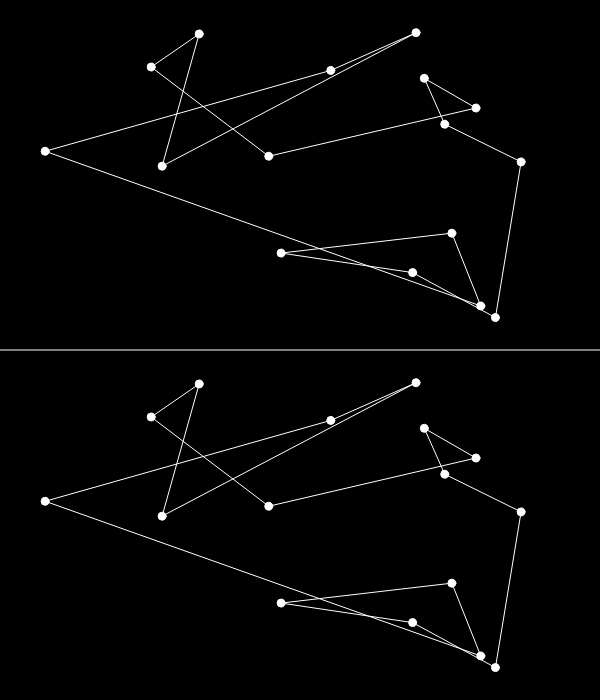
Frame 1 (no input)
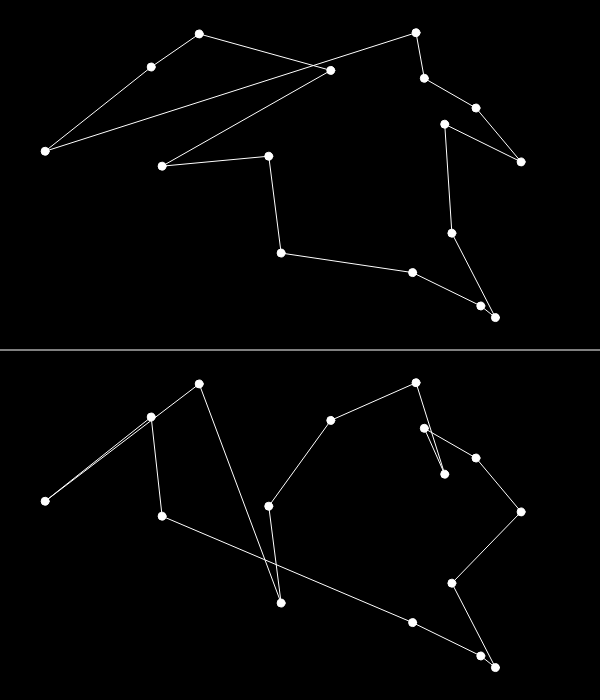
Frame 60 (no input)
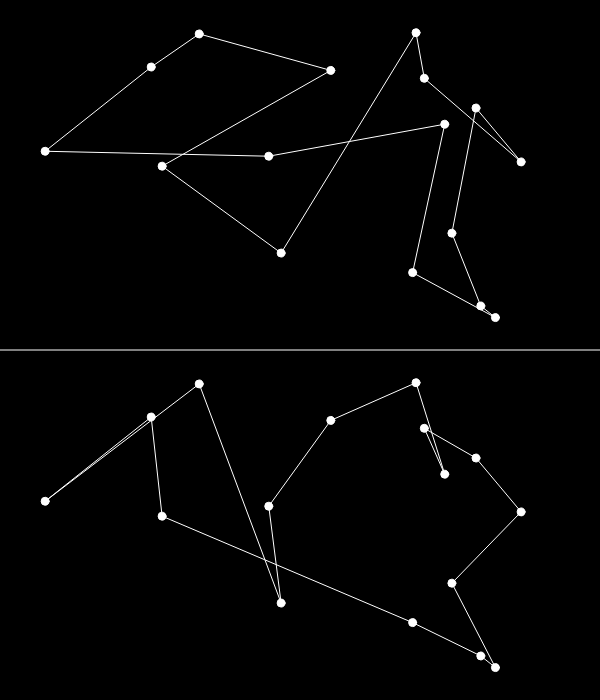
Frame 120 (the mouse pressed at the canvas centre since frame 60)

The p5.js sketch that drew these frames (run headless with seeded random() and noise() and a simulated clock; from frame 60 on, the mouse is pressed at the canvas centre):

// p5.js sketch
// ── sketch.js
// Daniel Shiffman
// Nature of Code: Intelligence and Learning
// https://github.com/shiffman/NOC-S17-2-Intelligence-Learning

// Evolve Traveling Salesperson

// Cities
var cities = [];
var totalCities = 16;

// Best path overall
var recordDistance;
var bestEver;

// Population of possible orders
var population = [];
var popTotal = 600;
var sliderTC;
var outN;
var outs;

function setup() {
  createCanvas(600, 700);

  createNewCities(totalCities);


  sliderTC = createSlider(4, 50, totalCities);
  sliderTC.position(620, 140);

  outN = createElement('h2', '');
  outN.position(620, 90);
  outN.style('font-size: 24px; color: white');
  outs="N= "+totalCities;
  outN.html(outs);

}

function draw() {
  if (sliderTC.value() != totalCities){
    totalCities = sliderTC.value();
    createNewCities(totalCities);
  }

  background(0);

  // Each round let's find the best and worst
  var minDist = Infinity;
  var maxDist = 0;

  // Search for the best this round and overall
  var bestNow;
  for (var i = 0; i < population.length; i++) {
    var d = population[i].calcDistance();

    // Is this the best ever?
    if (d < recordDistance) {
      recordDistance = d;
      bestEver = population[i];
    }

    // Is this the best this round?
    if (d < minDist) {
      minDist = d;
      bestNow = population[i];
    }

    // Is this the worst?
    if (d > maxDist) {
      maxDist = d;
    }
  }

  // Show the best this round
  bestNow.show();
  translate(0, height / 2);
  line(0, 0, width, 0);
  // Show the best ever!
  bestEver.show();

  // Map all the fitness values between 0 and 1
  var sum = 0;
  for (var i = 0; i < population.length; i++) {
    sum += population[i].mapFitness(minDist, maxDist);
  }

  // Normalize them to a probability between 0 and 1
  for (var i = 0; i < population.length; i++) {
    population[i].normalizeFitness(sum);
  }

  // Selection

  // A new population
  var newPop = [];

  // Sam population size
  for (var i = 0; i < population.length; i++) {

    // Pick two
    var a = pickOne(population);
    var b = pickOne(population);

    // Crossover!
    var order = a.crossover(b);
    newPop[i] = new DNA(totalCities, order);
  }

  // New population!
  population = newPop;

  outs="N= "+totalCities;
    outN.html(outs);
}

// This is a new algorithm to select based on fitness probability!
// It only works if all the fitness values are normalized and add up to 1
function pickOne() {
  // Start at 0
  var index = 0;

  // Pick a random number between 0 and 1
  var r = random(1);

  // Keep subtracting probabilities until you get less than zero
  // Higher probabilities will be more likely to be fixed since they will
  // subtract a larger number towards zero
  while (r > 0) {
    r -= population[index].fitness;
    // And move on to the next
    index += 1;
  }

  // Go back one
  index -= 1;

  return population[index];
}

function createNewCities(totalCities) {

  recordDistance = Infinity;
  // Make random cities
  for (var i = 0; i < totalCities; i++) {
    var v = createVector(random(10, width - 10), random(10, height / 2 - 10));
    cities[i] = v;
  }

  // Create population
  for (var i = 0; i < popTotal; i++) {
    population[i] = new DNA(totalCities);
  }

}

// ── dna.js
// Daniel Shiffman
// Nature of Code: Intelligence and Learning
// https://github.com/shiffman/NOC-S17-2-Intelligence-Learning

// Evolve Traveling Salesperson

// A generic function to swap two elements in an array
function swap(a, i, j) {
  var temp = a[i];
  a[i] = a[j];
  a[j] = temp;
}

// A DNA object is an order through the cities
function DNA(total, order) {

  // Start assuming it's distance is infinity and fitness is zero
  this.dist = Infinity;
  this.fitness = 0;

  // Is this being made from another DNA object?
  if (order instanceof Array) {
    // Just copy the order
    this.order = order.slice();
    // Mutation
    // 50% of the time shuffle one spot to see if it improves
    if (random(1) < 0.05) {
      this.shuffle();
    }
  } else {

    // Create a random order
    this.order = [];
    for (var i = 0; i < total; i++) {
      this.order[i] = i;
    }

    // Shuffle randomly 100 times
    // Is this good enough for variation?
    for (var n = 0; n < 100; n++) {
      this.shuffle();
    }
  }
}

// Shuffle array one time
DNA.prototype.shuffle = function() {
  var i = floor(random(this.order.length));
  var j = floor(random(this.order.length));
  swap(this.order, i, j);
}

// How long is this particular path?
DNA.prototype.calcDistance = function() {
  var sum = 0;
  var cityA,cityB,cityAIndex,cityBIndex,d;
  for (var i = 0; i < this.order.length - 1; i++) {
    cityAIndex = this.order[i];
    cityA = cities[cityAIndex];
    cityBIndex = this.order[i + 1];
    cityB = cities[cityBIndex];
    d = dist(cityA.x, cityA.y, cityB.x, cityB.y);
    sum += d;
  }
  // closing Ring
  cityA = cities[this.order[0]];
  cityB = cities[this.order[this.order.length - 1]];
  d = dist(cityA.x, cityA.y, cityB.x, cityB.y);
  sum += d;

  this.dist = sum;
  return this.dist;
}

// Map the fitess where shortest is best, longest is worst
DNA.prototype.mapFitness = function(minD, maxD) {
  this.fitness = map(this.dist, minD, maxD, 1, 0);
  return this.fitness;
}

// Normalize against total fitness
DNA.prototype.normalizeFitness = function(total) {
  this.fitness /= total;
}

// Draw the path
DNA.prototype.show = function() {

  // Lines
  stroke(255);
  strokeWeight(1);
  noFill();
  beginShape();
  for (var i = 0; i < this.order.length; i++) {
    var n = this.order[i];
    vertex(cities[n].x, cities[n].y);
  }
  vertex(cities[this.order[0]].x, cities[this.order[0]].y);
  endShape();

  // Cities
  fill(255);
  for (var i = 0; i < this.order.length; i++) {
    var n = this.order[i];
    ellipse(cities[n].x, cities[n].y, 8, 8);
  }
}

// This is one way to crossover two paths
DNA.prototype.crossover = function(other) {

  // Grab two orders
  var order1 = this.order;
  var order2 = other.order;

  // Pick a random start and endpoint
  var start = floor(random(order1.length));
  var end = floor(random(start + 1, order1.length + 1));

  // Grab part of the the first order
  var neworder = order1.slice(start, end);

  // How many spots do we need to add?
  var leftover = order1.length - neworder.length;

  // Go through order 2
  var count = 0;
  var i = 0;
  // As long as we aren't finished
  while (count < leftover) {
    // Take a city from order2
    var city = order2[i];
    // If it isn't part of the new child path yet
    if (!neworder.includes(city)) {
      // Add it!
      neworder.push(city);
      count++;
    }
    i++;
  }
  return neworder;
}
